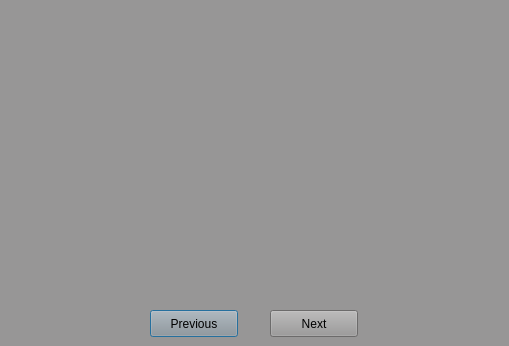
<?xml version="1.0" encoding="UTF-8"?>
<ui version="4.0">
 <class>viewphotos</class>
 <widget class="QDialog" name="viewphotos">
  <property name="geometry">
   <rect>
    <x>0</x>
    <y>0</y>
    <width>509</width>
    <height>346</height>
   </rect>
  </property>
  <property name="palette">
   <palette>
    <active>
     <colorrole role="WindowText">
      <brush brushstyle="SolidPattern">
       <color alpha="255">
        <red>0</red>
        <green>0</green>
        <blue>0</blue>
       </color>
      </brush>
     </colorrole>
     <colorrole role="Button">
      <brush brushstyle="SolidPattern">
       <color alpha="255">
        <red>151</red>
        <green>150</green>
        <blue>150</blue>
       </color>
      </brush>
     </colorrole>
     <colorrole role="Light">
      <brush brushstyle="SolidPattern">
       <color alpha="255">
        <red>227</red>
        <green>225</green>
        <blue>225</blue>
       </color>
      </brush>
     </colorrole>
     <colorrole role="Midlight">
      <brush brushstyle="SolidPattern">
       <color alpha="255">
        <red>189</red>
        <green>187</green>
        <blue>187</blue>
       </color>
      </brush>
     </colorrole>
     <colorrole role="Dark">
      <brush brushstyle="SolidPattern">
       <color alpha="255">
        <red>75</red>
        <green>75</green>
        <blue>75</blue>
       </color>
      </brush>
     </colorrole>
     <colorrole role="Mid">
      <brush brushstyle="SolidPattern">
       <color alpha="255">
        <red>101</red>
        <green>100</green>
        <blue>100</blue>
       </color>
      </brush>
     </colorrole>
     <colorrole role="Text">
      <brush brushstyle="SolidPattern">
       <color alpha="255">
        <red>0</red>
        <green>0</green>
        <blue>0</blue>
       </color>
      </brush>
     </colorrole>
     <colorrole role="BrightText">
      <brush brushstyle="SolidPattern">
       <color alpha="255">
        <red>255</red>
        <green>255</green>
        <blue>255</blue>
       </color>
      </brush>
     </colorrole>
     <colorrole role="ButtonText">
      <brush brushstyle="SolidPattern">
       <color alpha="255">
        <red>0</red>
        <green>0</green>
        <blue>0</blue>
       </color>
      </brush>
     </colorrole>
     <colorrole role="Base">
      <brush brushstyle="SolidPattern">
       <color alpha="255">
        <red>255</red>
        <green>255</green>
        <blue>255</blue>
       </color>
      </brush>
     </colorrole>
     <colorrole role="Window">
      <brush brushstyle="SolidPattern">
       <color alpha="255">
        <red>151</red>
        <green>150</green>
        <blue>150</blue>
       </color>
      </brush>
     </colorrole>
     <colorrole role="Shadow">
      <brush brushstyle="SolidPattern">
       <color alpha="255">
        <red>0</red>
        <green>0</green>
        <blue>0</blue>
       </color>
      </brush>
     </colorrole>
     <colorrole role="AlternateBase">
      <brush brushstyle="SolidPattern">
       <color alpha="255">
        <red>203</red>
        <green>202</green>
        <blue>202</blue>
       </color>
      </brush>
     </colorrole>
     <colorrole role="ToolTipBase">
      <brush brushstyle="SolidPattern">
       <color alpha="255">
        <red>255</red>
        <green>255</green>
        <blue>220</blue>
       </color>
      </brush>
     </colorrole>
     <colorrole role="ToolTipText">
      <brush brushstyle="SolidPattern">
       <color alpha="255">
        <red>0</red>
        <green>0</green>
        <blue>0</blue>
       </color>
      </brush>
     </colorrole>
    </active>
    <inactive>
     <colorrole role="WindowText">
      <brush brushstyle="SolidPattern">
       <color alpha="255">
        <red>0</red>
        <green>0</green>
        <blue>0</blue>
       </color>
      </brush>
     </colorrole>
     <colorrole role="Button">
      <brush brushstyle="SolidPattern">
       <color alpha="255">
        <red>151</red>
        <green>150</green>
        <blue>150</blue>
       </color>
      </brush>
     </colorrole>
     <colorrole role="Light">
      <brush brushstyle="SolidPattern">
       <color alpha="255">
        <red>227</red>
        <green>225</green>
        <blue>225</blue>
       </color>
      </brush>
     </colorrole>
     <colorrole role="Midlight">
      <brush brushstyle="SolidPattern">
       <color alpha="255">
        <red>189</red>
        <green>187</green>
        <blue>187</blue>
       </color>
      </brush>
     </colorrole>
     <colorrole role="Dark">
      <brush brushstyle="SolidPattern">
       <color alpha="255">
        <red>75</red>
        <green>75</green>
        <blue>75</blue>
       </color>
      </brush>
     </colorrole>
     <colorrole role="Mid">
      <brush brushstyle="SolidPattern">
       <color alpha="255">
        <red>101</red>
        <green>100</green>
        <blue>100</blue>
       </color>
      </brush>
     </colorrole>
     <colorrole role="Text">
      <brush brushstyle="SolidPattern">
       <color alpha="255">
        <red>0</red>
        <green>0</green>
        <blue>0</blue>
       </color>
      </brush>
     </colorrole>
     <colorrole role="BrightText">
      <brush brushstyle="SolidPattern">
       <color alpha="255">
        <red>255</red>
        <green>255</green>
        <blue>255</blue>
       </color>
      </brush>
     </colorrole>
     <colorrole role="ButtonText">
      <brush brushstyle="SolidPattern">
       <color alpha="255">
        <red>0</red>
        <green>0</green>
        <blue>0</blue>
       </color>
      </brush>
     </colorrole>
     <colorrole role="Base">
      <brush brushstyle="SolidPattern">
       <color alpha="255">
        <red>255</red>
        <green>255</green>
        <blue>255</blue>
       </color>
      </brush>
     </colorrole>
     <colorrole role="Window">
      <brush brushstyle="SolidPattern">
       <color alpha="255">
        <red>151</red>
        <green>150</green>
        <blue>150</blue>
       </color>
      </brush>
     </colorrole>
     <colorrole role="Shadow">
      <brush brushstyle="SolidPattern">
       <color alpha="255">
        <red>0</red>
        <green>0</green>
        <blue>0</blue>
       </color>
      </brush>
     </colorrole>
     <colorrole role="AlternateBase">
      <brush brushstyle="SolidPattern">
       <color alpha="255">
        <red>203</red>
        <green>202</green>
        <blue>202</blue>
       </color>
      </brush>
     </colorrole>
     <colorrole role="ToolTipBase">
      <brush brushstyle="SolidPattern">
       <color alpha="255">
        <red>255</red>
        <green>255</green>
        <blue>220</blue>
       </color>
      </brush>
     </colorrole>
     <colorrole role="ToolTipText">
      <brush brushstyle="SolidPattern">
       <color alpha="255">
        <red>0</red>
        <green>0</green>
        <blue>0</blue>
       </color>
      </brush>
     </colorrole>
    </inactive>
    <disabled>
     <colorrole role="WindowText">
      <brush brushstyle="SolidPattern">
       <color alpha="255">
        <red>75</red>
        <green>75</green>
        <blue>75</blue>
       </color>
      </brush>
     </colorrole>
     <colorrole role="Button">
      <brush brushstyle="SolidPattern">
       <color alpha="255">
        <red>151</red>
        <green>150</green>
        <blue>150</blue>
       </color>
      </brush>
     </colorrole>
     <colorrole role="Light">
      <brush brushstyle="SolidPattern">
       <color alpha="255">
        <red>227</red>
        <green>225</green>
        <blue>225</blue>
       </color>
      </brush>
     </colorrole>
     <colorrole role="Midlight">
      <brush brushstyle="SolidPattern">
       <color alpha="255">
        <red>189</red>
        <green>187</green>
        <blue>187</blue>
       </color>
      </brush>
     </colorrole>
     <colorrole role="Dark">
      <brush brushstyle="SolidPattern">
       <color alpha="255">
        <red>75</red>
        <green>75</green>
        <blue>75</blue>
       </color>
      </brush>
     </colorrole>
     <colorrole role="Mid">
      <brush brushstyle="SolidPattern">
       <color alpha="255">
        <red>101</red>
        <green>100</green>
        <blue>100</blue>
       </color>
      </brush>
     </colorrole>
     <colorrole role="Text">
      <brush brushstyle="SolidPattern">
       <color alpha="255">
        <red>75</red>
        <green>75</green>
        <blue>75</blue>
       </color>
      </brush>
     </colorrole>
     <colorrole role="BrightText">
      <brush brushstyle="SolidPattern">
       <color alpha="255">
        <red>255</red>
        <green>255</green>
        <blue>255</blue>
       </color>
      </brush>
     </colorrole>
     <colorrole role="ButtonText">
      <brush brushstyle="SolidPattern">
       <color alpha="255">
        <red>75</red>
        <green>75</green>
        <blue>75</blue>
       </color>
      </brush>
     </colorrole>
     <colorrole role="Base">
      <brush brushstyle="SolidPattern">
       <color alpha="255">
        <red>151</red>
        <green>150</green>
        <blue>150</blue>
       </color>
      </brush>
     </colorrole>
     <colorrole role="Window">
      <brush brushstyle="SolidPattern">
       <color alpha="255">
        <red>151</red>
        <green>150</green>
        <blue>150</blue>
       </color>
      </brush>
     </colorrole>
     <colorrole role="Shadow">
      <brush brushstyle="SolidPattern">
       <color alpha="255">
        <red>0</red>
        <green>0</green>
        <blue>0</blue>
       </color>
      </brush>
     </colorrole>
     <colorrole role="AlternateBase">
      <brush brushstyle="SolidPattern">
       <color alpha="255">
        <red>151</red>
        <green>150</green>
        <blue>150</blue>
       </color>
      </brush>
     </colorrole>
     <colorrole role="ToolTipBase">
      <brush brushstyle="SolidPattern">
       <color alpha="255">
        <red>255</red>
        <green>255</green>
        <blue>220</blue>
       </color>
      </brush>
     </colorrole>
     <colorrole role="ToolTipText">
      <brush brushstyle="SolidPattern">
       <color alpha="255">
        <red>0</red>
        <green>0</green>
        <blue>0</blue>
       </color>
      </brush>
     </colorrole>
    </disabled>
   </palette>
  </property>
  <property name="windowTitle">
   <string>Photo Gallery</string>
  </property>
  <widget class="QPushButton" name="pushButton">
   <property name="geometry">
    <rect>
     <x>150</x>
     <y>310</y>
     <width>88</width>
     <height>27</height>
    </rect>
   </property>
   <property name="text">
    <string>Previous</string>
   </property>
  </widget>
  <widget class="QPushButton" name="pushButton_2">
   <property name="geometry">
    <rect>
     <x>270</x>
     <y>310</y>
     <width>88</width>
     <height>27</height>
    </rect>
   </property>
   <property name="text">
    <string>Next</string>
   </property>
  </widget>
  <widget class="QLabel" name="label">
   <property name="geometry">
    <rect>
     <x>20</x>
     <y>10</y>
     <width>471</width>
     <height>291</height>
    </rect>
   </property>
   <property name="text">
    <string/>
   </property>
  </widget>
 </widget>
 <resources/>
 <connections/>
</ui>
